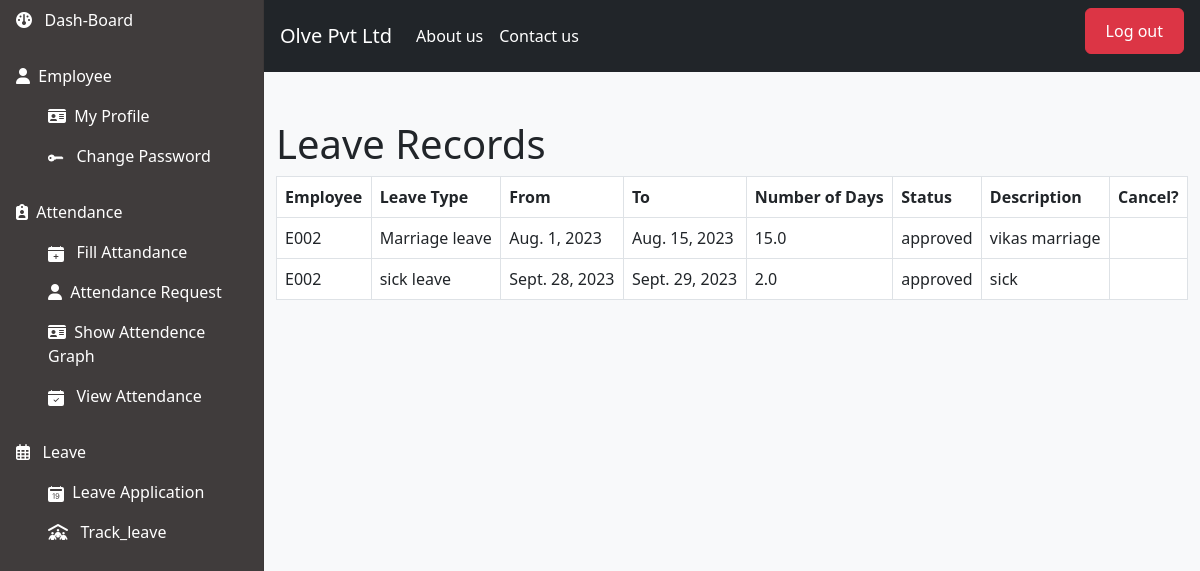
The page /track_leave/ (signed in) on the database its author committed.
### hr/models.py (models this page shows, shortened)
class Leaves(models.Model):
    id = models.AutoField(unique=True,primary_key=True)
    leavetype_id = models.ForeignKey(Leavetype,on_delete=models.CASCADE, default=None)
    emp_id = models.ForeignKey(Employee,on_delete=models.CASCADE, default=None)
    fro = models.DateField(null=True)
    to  = models.DateField(null=True)
    num_of_days = models.FloatField(default=0)
    status = models.CharField(max_length=20, choices=[('pending', 'Pending'), ('cancel', 'Cancel'), ('approved', 'Approved'), ('rejected', 'Rejected')], default='pending')
    description = models.TextField(null=True)

class Employee(models.Model):
    user = models.ForeignKey(User,on_delete=models.CASCADE)
    id = models.BigAutoField(primary_key=True)
    emp_code = models.CharField(unique=True, max_length=20) #emp id for login
    profile = models.ImageField(upload_to="images",blank=True,null=True)
    email = models.EmailField()
    mobile_number = models.CharField(max_length=13,null=True,blank=True)
    date_of_birth = models.DateField()
    employee_address = models.TextField(max_length=1000)
    city_id = models.ForeignKey(City, null=True, blank=True, on_delete=models.CASCADE)
    state_id = models.ForeignKey(State, null=True, blank=True, on_delete=models.CASCADE)
    aadhar_number = models.CharField(max_length=12, null=True, blank=True,unique=True)
    pan_number = models.CharField(max_length=10, null=True, blank=True,unique=True)
    dep_id = models.ForeignKey(Department, null=True, blank=True, on_delete=models.CASCADE)
    designation_id = models.ForeignKey(Designation, null=True, blank=True, on_delete=models.CASCADE)
    date_of_joining = models.DateField()
    is_hr = models.BooleanField(default=False)
    is_employee = models.BooleanField(default=False)

class Leavetype(models.Model):
    id = models.AutoField(unique=True,primary_key=True)
    name = models.CharField(max_length=30)

### hr/views.py (the view)
# urls.py: path('track_leave/',track_leave,name='track_leave'),
def track_leave(request):
    user = User.objects.filter(username=request.session.get('username')).first()
    emp_id = Employee.objects.filter(user=user).first()
    leave_records = Leaves.objects.filter(emp_id=emp_id).exclude(status='cancel')
    context = {
        'leave_records': leave_records,
        'all_emp': Employee.objects.all(),
        'is_hr': emp_id.is_hr
    }
    return render(request,'track_leave.html',context)

### hr/templates/track_leave.html (shortened to what this page needs)
{% extends "index.html" %}
{% block mycontent %}
<div class="container mt-5">
    <h1>Leave Records</h1>
    <table class="table table-bordered">
        <thead>
            <tr>
                <th>Employee</th>
                <th>Leave Type</th>
                <th>From</th>
                <th>To</th>
                <th>Number of Days</th>
                <th>Status</th>
                <th>Description</th>
                <th>Cancel?</th>
            </tr>
        </thead>
        <tbody>
            {% if leave_records %}
                {% for leave in leave_records %}
                    <tr>
                        <td>{{ leave.emp_id.user.username }}</td>
                        <td>{{ leave.leavetype_id.name }}</td>
                        <td>{{ leave.fro }}</td>
                        <td>{{ leave.to }}</td>
                        <td>{{ leave.num_of_days }}</td>
                        <td>{{ leave.status }}</td>
                        <td>{{ leave.description }}</td>
                        <td>
                        </td>
                    </tr>
                {% endfor %}
            {% else %}
                <tr>
                    <td colspan="8" style="text-align: center;">No Records Found</td>
                </tr>
            {% endif %}
        </tbody>
    </table>
</div>
{% endblock %}

### hr/static/css/style.css (style rules this page uses)
* { margin: 0; padding: 0; box-sizing: border-box; }

### rows shown on the page
Leaves: emp_id.user.username "E002", leavetype_id.name "Marriage leave", fro "Aug. 1, 2023", to "Aug. 15, 2023", num_of_days "15.0", status "approved", description "vikas marriage"
Leaves: emp_id.user.username "E002", leavetype_id.name "sick leave", fro "Sept. 28, 2023", to "Sept. 29, 2023", num_of_days "2.0", status "approved", description "sick"
